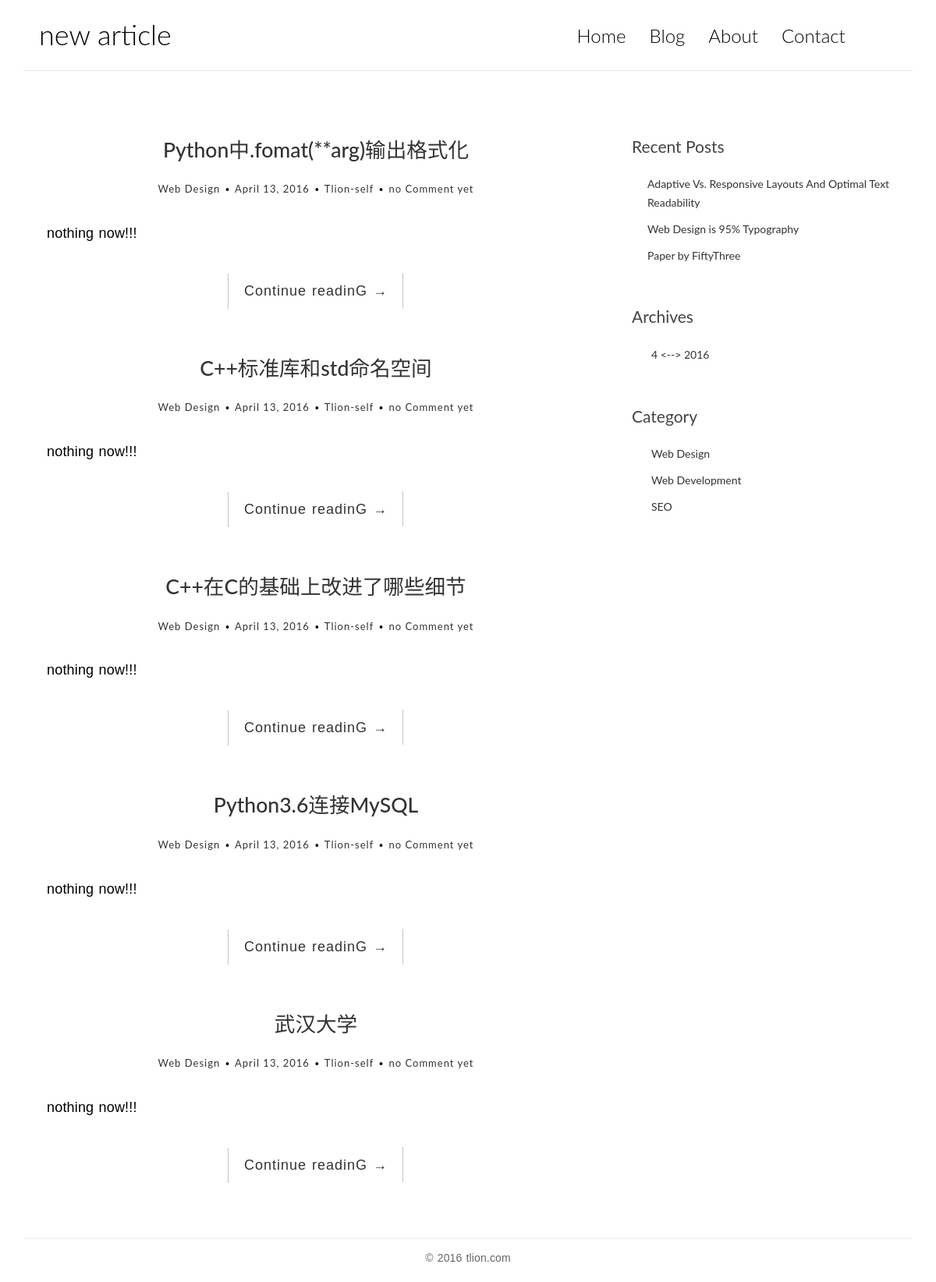
The app's page /blog1/index/ with its own data.
### blog1/models.py (models this page shows, shortened)
class Article(models.Model):
    title = models.CharField(max_length=70, null=False)
    content = models.TextField()
    create_time = models.DateTimeField()
    modifies_time = models.DateTimeField()
    excerpt = models.CharField(max_length=200, blank=True)
    category = models.ForeignKey(Category)
    tags = models.ManyToManyField(Tag, blank=True)
    author = models.ForeignKey(User)

### blog1/views.py (the view)
def index(request):
    articles = models.Article.objects.all()
    return render(request, 'blog1/index.html', {'articles': articles})

### blog1/templates/blog1/index.html (shortened to what this page needs)
{% extends 'blog1/base.html' %}
{% block h1 %}<a href = '{% url 'blog1:edit_page' 0 %}'>new article</a>{% endblock %}
{% block main %}
    {% for article in articles %}
        <article class="post post-1">
            <header class="entry-header">
                <h1 class="entry-title">
                    <a href = "{% url 'blog1:article_page' article.id %}">{{ article.title }}</a>
                </h1>
                <div class="entry-meta">
                    <span class="post-category"><a href="#">Web Design</a></span>
                    <span class="post-date"><a href="#"><time class="entry-date" datetime=" ">April 13, 2016</time></a></span>
                    <span class="post-author"><a href="#">Tlion-self</a></span>
                    <span class="comments-link"><a href="#">no Comment yet</a></span>
                </div>
            </header>
            <div class="entry-content clearfix">
                <p>nothing now!!!</p>
                <div class="read-more cl-effect-14">
                    <a href = "{% url 'blog1:article_page' article.id %}">Continue readinG <span class="meta-nav">→</span></a>
                </div>
            </div>
        </article>
    {% endfor %}
{% endblock %}

### blog1/templates/blog1/base.html (shortened to what this page needs)
<!DOCTYPE html PUBLIC>
<html>
	<head>
        {% load staticfiles %}
        <link rel="stylesheet" href="{% static 'blog1/css/bootstrap.min.css' %}">
        <link rel="stylesheet" href="{% static 'blog1/css/pace.css' %}">
        <link rel="stylesheet" href="{% static 'blog1/css/custom.css' %}">
        <link rel="stylesheet" href="http://code.ionicframework.com/ionicons/2.0.1/css/ionicons.min.css">
	</head>
	<body>
		<div class="container">
			<header id="site-header">
				<div class="row">
					<div class="col-md-4 col-sm-5 col-xs-8">
						<div class="logo">
                            <h1>{% block h1 %}{% endblock %}</h1>
                        </div>
					</div>
					<div class="col-md-8 col-sm-7 col-xs-4">
						<nav class="main-nav" role="navigation">
							<div class="collapse navbar-collapse" id="bs-example-navbar-collapse-1">
  								<ul class="nav navbar-nav navbar-right">
    								<li class="cl-effect-11"><a href=" " data-hover="Home">Home</a></li>
    								<li class="cl-effect-11"><a href=" " data-hover="Blog">Blog</a></li>
    								<li class="cl-effect-11"><a href=" " data-hover="About">About</a></li>
    								<li class="cl-effect-11"><a href=" " data-hover="Contact">Contact</a></li>
  								</ul>
							</div>
						</nav>
					</div>
				</div>
			</header>
		</div>
		<div class="content-body">
			<div class="container">
				<div class="row">
					<main class="col-md-8">
						{% block main %}{% endblock %}
					</main>
					<aside class="col-md-4">
						<div class="widget widget-recent-posts">
							<h3 class="widget-title">Recent Posts</h3>
							<ul>
								<li>
									<a href="#">Adaptive Vs. Responsive Layouts And Optimal Text Readability</a>
								</li>
								<li>
									<a href="#">Web Design is 95% Typography</a>
								</li>
								<li>
									<a href="#">Paper by FiftyThree</a>
								</li>
							</ul>
						</div>
						<div class="widget widget-archives">
							<h3 class="widget-title">Archives</h3>
							<ul>
								<li>
									<a href="#">4  <-->  2016</a>
								</li>
							</ul>
						</div>
						<div class="widget widget-category">
							<h3 class="widget-title">Category</h3>
							<ul>
								<li>
									<a href="#">Web Design</a>
								</li>
								<li>
									<a href="#">Web Development</a>
								</li>
								<li>
									<a href="#">SEO</a>
								</li>
							</ul>
						</div>
					</aside>
				</div>
			</div>
		</div>
		<footer id="site-footer">
			<div class="container">
				<div class="row">
					<div class="col-md-12">
						<p class="copyright">&copy; 2016 tlion.com</p>
					</div>
				</div>
			</div>
		</footer>
	</body>
</html>

### blog1/static/blog1/css/custom.css (style rules this page uses)
* { outline: none; }
h1, h2, h3, h4, h5, h6 { margin-top: 0; }
a { color: #333; }
body { color: #444; font-family: 'Lato', sans-serif; }
p { font-family: 'Ubuntu', sans-serif; font-weight: 400; word-spacing: 1px; letter-spacing: 0.01em; }
#site-header { background-color: #FFF; padding: 25px 20px; margin-bottom: 40px; border-bottom: 1px solid #e7e7e7; }
.logo h1 a { color: #000; }
.logo h1 { margin: 0; font-family: 'Lato', sans-serif; font-weight: 300; }
.main-nav { margin-top: 11px; max-width: 95%; }
.main-nav a { color: #000000 !important; padding: 0 0 5px 0 !important; margin-right: 30px; font-family: 'Lato', sans-serif; font-weight: 300; font-size: 24px; }
.cl-effect-11 a { padding: 10px 0; color: #0972b4; text-shadow: none; }
.cl-effect-11 a::before { position: absolute; top: 0; left: 0; overflow: hidden; padding: 0 0 5px 0 !important; max-width: 0; border-bottom: 1px solid #000; color: #000; content: attr(data-hover); -webkit-transition: max-width 0.5s; -moz-transition: max-width 0.5s; transition: max-width 0.5s; }
.content-body { padding-bottom: 4em; }
.post, .comment-area { background: #fff; padding: 30px 30px 0; }
.entry-title { text-align: center; font-size: 1.9em; margin-bottom: 20px; line-height: 1.6; padding: 10px 20px 0; }
.entry-meta { text-align: center; color: #DDDDDD; font-size: 13px; letter-spacing: 1px; margin-bottom: 30px; }
.entry-content { font-size: 18px; line-height: 1.9; font-weight: 300; color: #000; }
.post-category, .post-date, .post-author { position: relative; padding-right: 15px; }
.post-category::after, .post-date::after, .post-author::after { position: absolute; content: '.'; color: #000; font-size: 30px; top: -22px; right: 1px; }
.read-more { font-family: 'Ubuntu', sans-serif; font-weight: 400; word-spacing: 1px; letter-spacing: 0.01em; text-align: center; margin-top: 20px; }
.cl-effect-14 a { padding: 0 20px; height: 45px; line-height: 45px; position: relative; display: inline-block; margin: 15px 25px; letter-spacing: 1px; font-weight: 400; text-shadow: 0 0 1px rgba(255,255,255,0.3); }
.cl-effect-14 a::before, .cl-effect-14 a::after { position: absolute; width: 45px; height: 1px; background: #C3C3C3; content: ''; -webkit-transition: all 0.3s; -moz-transition: all 0.3s; transition: all 0.3s; pointer-events: none; }
.cl-effect-14 a::before { top: 0; left: 0; -webkit-transform: rotate(90deg); -moz-transform: rotate(90deg); transform: rotate(90deg); -webkit-transform-origin: 0 0; -moz-transform-origin: 0 0; transform-origin: 0 0; }
.cl-effect-14 a::after { right: 0; bottom: 0; -webkit-transform: rotate(90deg); -moz-transform: rotate(90deg); transform: rotate(90deg); -webkit-transform-origin: 100% 0; -moz-transform-origin: 100% 0; transform-origin: 100% 0; }
.widget { background: #fff; padding: 30px 0 0; }
.widget-title { font-size: 1.5em; margin-bottom: 20px; line-height: 1.6; padding: 10px 0 0; font-weight: 400; }
.widget-recent-posts ul { padding: 0; margin: 0; padding-left: 20px; }
.widget-recent-posts ul li { list-style-type: none; position: relative; line-height: 170%; margin-bottom: 10px; }
.widget-recent-posts ul li::before { content: '\f3d3'; font-family: "Ionicons"; position: absolute; left: -17px; top: 3px; font-size: 16px; color: #000; }
.widget-archives ul { padding: 0; margin: 0; padding-left: 25px; }
.widget-archives ul li { list-style-type: none; position: relative; line-height: 170%; margin-bottom: 10px; }
.widget-archives ul li::before { content: '\f3f3'; font-family: "Ionicons"; position: absolute; left: -25px; top: 1px; font-size: 16px; color: #000; }
.widget-category ul { padding: 0; margin: 0; padding-left: 25px; }
.widget-category ul li { list-style-type: none; position: relative; line-height: 170%; margin-bottom: 10px; }
.widget-category ul li::before { content: '\f3fe'; font-family: "Ionicons"; position: absolute; left: -25px; top: 1px; font-size: 18px; color: #000; }
#site-footer { padding-top: 10px; padding: 0 0 1.5em 0; }
.copyright { text-align: center; padding-top: 1em; margin: 0; border-top: 1px solid #eee; color: #666; }

### records on screen
Article: title "Python中.fomat(**arg)输出格式化"
Article: title "C++标准库和std命名空间"
Article: title "C++在C的基础上改进了哪些细节"
Article: title "Python3.6连接MySQL"
Article: title "武汉大学"
